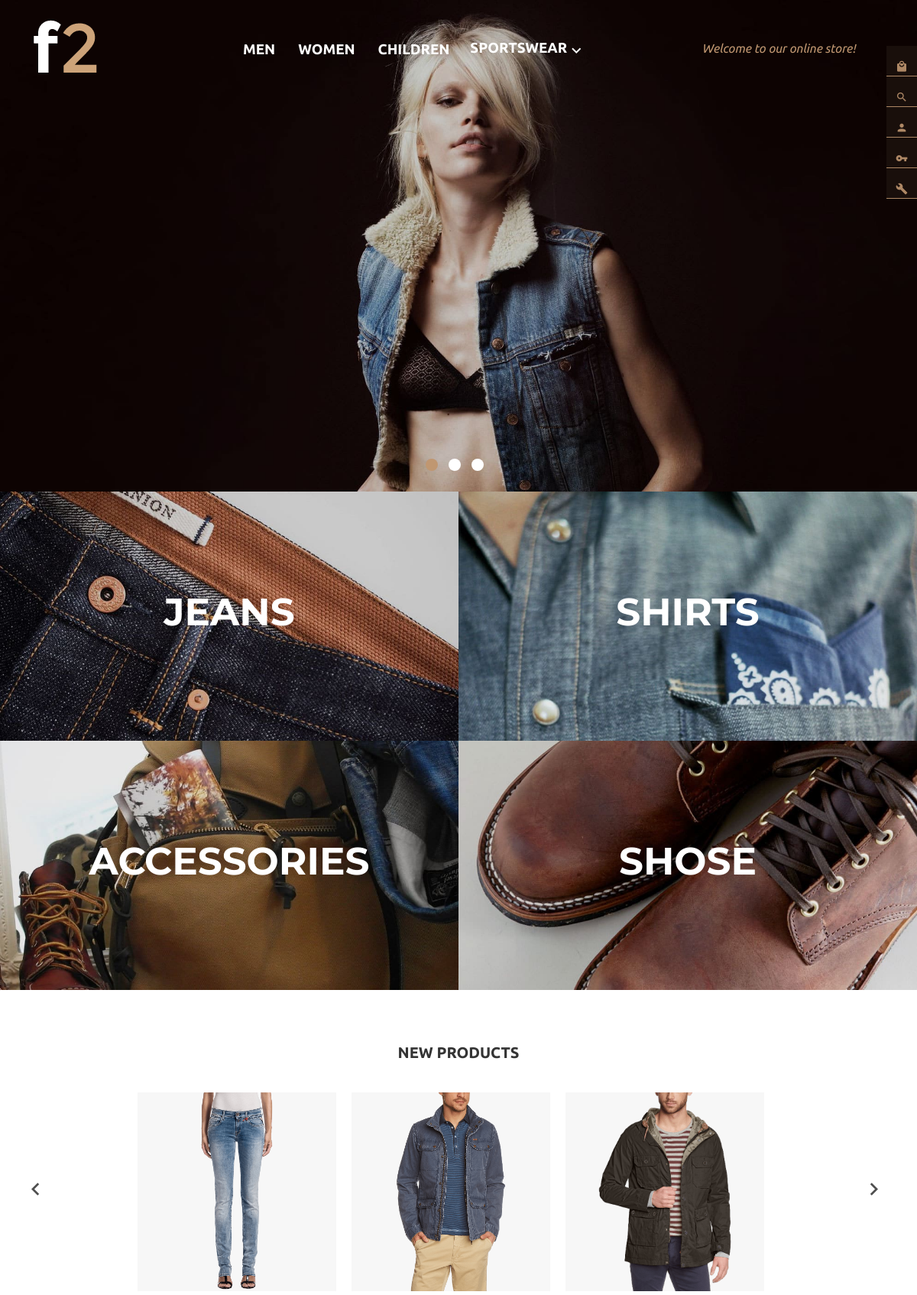
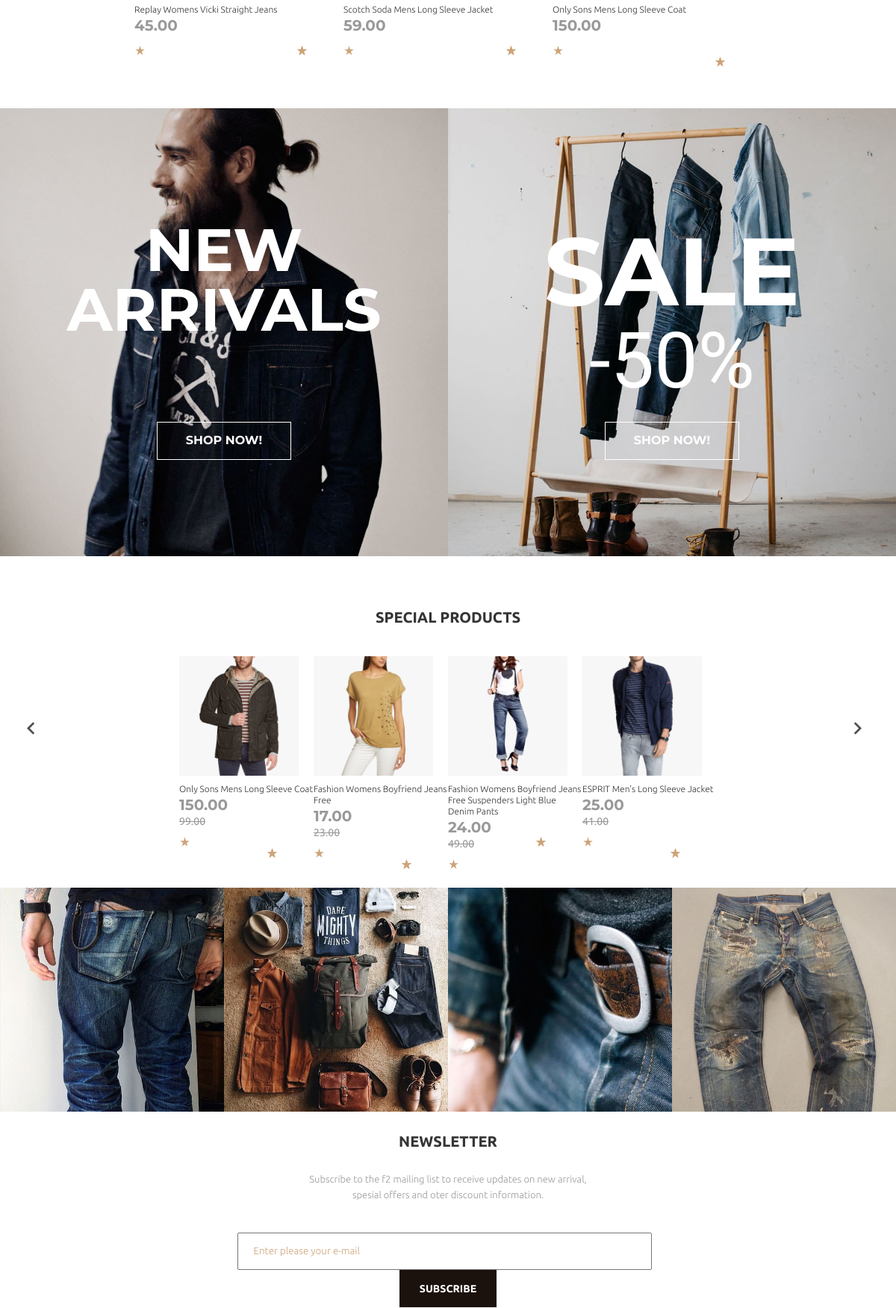
The page / (upper part) on the database its author committed (2 pictures, top to bottom).
### tables this page shows
CREATE TABLE `Categories` (
  `id` int(11) NOT NULL,
  `name_cat` varchar(15) NOT NULL
);

CREATE TABLE `F2Products` (
  `id` int(11) NOT NULL,
  `name` varchar(150) NOT NULL,
  `id_year` int(10) NOT NULL,
  `id_material` int(10) NOT NULL,
  `id_season` int(10) NOT NULL,
  `price` varchar(20) NOT NULL,
  `none_price` varchar(20) NOT NULL,
  `description` text NOT NULL
);

CREATE TABLE `Images` (
  `id` int(11) NOT NULL,
  `id_product` varchar(10) NOT NULL,
  `image` varchar(500) NOT NULL,
  `main_picture` varchar(1) NOT NULL
);

### index.php (the view, shortened to what this page needs)
<!DOCTYPE html>
<html lang="en">
<head>
    <link rel="stylesheet" href="css/style.css"/>
    <link rel="stylesheet" href="animated/animate.css">
</head>
<body>
<div id="fixed-menu">
    <?php
    include("db.php");
    $u_hash = ($_COOKIE['Session']);
    $query = "SELECT COUNT(*)
				  FROM Cart
				  WHERE user_hash = '$u_hash'";
    $result = $mysqli->query($query);
    while ($row = $result->fetch_assoc()) {
        if ($row['COUNT(*)'] > 0) {
            echo '<div class="icon"><a href="#modal-cart" class="material-icons open-modal">&#xE54C;</a><sup style="color:white;">' . $row['COUNT(*)'] . '</sup>
			</div>';
            $u_hash = ($_COOKIE['Session']);
            $query = "SELECT name, price, quantity, product_id, image, color_name, size_name
						FROM F2Products JOIN Cart
					ON Cart.product_id = F2Products.id
									JOIN Images
					ON F2Products.id = Images.id_product
									JOIN Color
					ON Cart.id_color = Color.id
									JOIN Size
					ON Cart.id_size = Size.id
					WHERE Cart.user_hash = '$u_hash' AND main_picture = 1";
            $result = $mysqli->query($query);
            echo $mysqli->error;
            echo '<div id="modal-cart" class="modal-div">
					<h1 style="text-align:center; font-weight:500; color:white; text-transform: uppercase; padding: 30px 0 50px;">Shopping Cart</h1>
					<ul>';
            while ($row = $result->fetch_assoc()) {
                echo '
				<li style="margin:0 20px 100px 20px;">
					<img style="width:170px; margin-right:10%; background-color:rgb(250,250,250); float:left;"src="images/' . $row["image"] . '" alt="">
				<div>
					<div class="table-name" style="color:white; display:block; text-align: center; margin: 10px 0;" >' . $row['name'] . '</div>
					<div style="color: #cda379;">Color:
						<span style="color:white;">' . $row['color_name'] . '</span>
					</div>
					<div style="color: #cda379;">Size:
						<span style="color:white;">' . $row['size_name'] . '</span>
					</div>
					<div style="color: #cda379; margin-top: 10px;">Price:
						<span class="table-price" style="color: white; font-weight: bold; line-height: normal; font-size: 24px;">$' . number_format($row['price'], 2) . '</span>
					</div>
					<div style="color: #cda379;  margin-top: 10px;">Qty:
						<input class="number-cart" type="text" size"4" value="' . $row['quantity'] . '">
					</div>
					<input type="hidden"  value="' . $row['price'] . '">
					<input type="hidden"  value="' . $row['product_id'] . '">
					<div style="color: #cda379;  margin-top: 10px;">Subtotal:
						<span class="subtotal-cart" style="color:white; margin-top: 10px;">$ ' . number_format($row['price'] * $row['quantity'], 2) . '</span>
					</div>
				</div>
				</li>';
            }
            echo '</ul>
				<div>
					<div style="font-size: 20px; line-height: 20px; color: #FFF; font-weight: 700;">Cart Subtotal
						<span style="color:white;">' . $row['price'] . '</span>
					</div>
					<a href="Cart.php" class="view-shopping-cart">view shopping cart</a>
					<a href="Cart.php" class="view-shopping-cart">checkout</a>
				</div>
		</div>';
        } else {
            echo '<div class="icon"><a href="#modal-cart" class="material-icons open-modal">&#xE54C;</a>
		</div>
				<div id="modal-cart" class="modal-div">
					<p class="mod-card-text">You have no items in your shopping cart.</p>
				</div>';
        }
    }
    ?>
    <div class="icon">
    </div>
    <div class="icon">
    </div>
    <div class="icon">
    </div>
    <div class="icon">
    </div>
</div>
<div class="home">
    <div class="wrap-slider">
        <img class="slider" src="images/0.jpg" alt="Image">
    </div>
    <div class="text-slider">
        <h2 class="header0">2016</h2>
        <p class="txt0">collection </p>
        <h3 class="head-h0">Best selling products</h3>
        <a href="#" class="slider-btn">shop now!</a>
    </div>
    <div class="navigation">
        <div data-nav="0"></div>
        <div data-nav="1"></div>
        <div data-nav="2"></div>
    </div>
    <div class="header">
        <div class="logo">
            <a href="index.php"><img src="images/logo.png" alt="Logo"></a>
        </div>
        <ul class="nav">
            <?php
            $query = "SELECT *
				  FROM Categories
				  LIMIT 0, 3";
            $result = $mysqli->query($query);
            while ($row = $result->fetch_assoc()) {
                echo '<li><a href="product.php?id=' . $row["id"] . '&num=1">' . $row["name_cat"] . '</a></li>';
            }
            $query = "SELECT *
				  FROM Categories
				  LIMIT 3, 1";
            $result = $mysqli->query($query);
            while ($row = $result->fetch_assoc()) {
                echo '<li class="last-child material-icons"><a href="product.php?id=' . $row["id"] . '">' . $row["name_cat"] . '</a>&#xE313;</li>';
            }
            ?>
        </ul>
        <div class="welcome">
            <span>Welcome to our online store!</span>
        </div>
    </div>
    <div class="categories">
        <div class="wrap-img">
            <img src="images/showcase1.jpg" alt="Img"><a href="">Jeans</a>
        </div>
        <div class="wrap-img">
            <img src="images/showcase2.jpg" alt="Img"><a href="">Shirts</a>
        </div>
        <div class="wrap-img">
            <img src="images/showcase3.jpg" alt="Img"><a href="">Accessories</a>
        </div>
        <div class="wrap-img">
            <img src="images/showcase4.jpg" alt="Img"><a href="">Shose</a>
        </div>
    </div>
</div>
<div class="main">
    <h1>new products</h1>
    <div class="prev" data-image="prev"><i class="material-icons">&#xE5CB;</i></div>
    <div class="carusell">
        <div class="carusell-wrap">
            <?php
            $query = "SELECT F2Products.id, image, price, name
			FROM F2Products JOIN Images
			ON F2Products.id = Images.id_product
			WHERE main_picture = 1
			ORDER BY F2Products.id DESC
			LIMIT 0, 6";
            $result = $mysqli->query($query);
            while ($row = $result->fetch_assoc()) {
                echo '<div class="carusell-img1">
						<a href="item.php?id=' . $row["id"] . '"><img src="images/' . $row['image'] . '" alt="Product"></a>
						<a href="item.php?id=' . $row["id"] . '"><p class="description">' . $row['name'] . '</p></a>
						<p class="price">' . number_format($row['price'], 2) . '</p>
						<div class="rating"><i class="material-icons">star_rate</i><i class="material-icons">star_rate</i><i class="material-icons">star_rate</i><i class="material-icons">star_rate</i><i class="material-icons">star_rate</i></div>
					</div>';
            }
            ?>
        </div>
    </div>
    <div class="next" data-image="next"><i class="material-icons">&#xE5CC;</i></div>
    <div class="sale">
        <div class="wrap-sale">
            <img src="images/box-1.jpg" alt="Img">
            <p class="new-arr">new arrivals</p>
            <a href="#" class="button">shop now!</a>
        </div>
        <div class="wrap-sale">
            <img src="images/box-2.jpg" alt="Img">
            <p class="big-sale">sale</p>
            <p class="percent">-50%</p>
            <a href="#" class="button btn2">shop now!</a>
        </div>
    </div>
    <div class="main2">
        <h1>special products</h1>
        <div class="prev2" data-image="prev2"><i class="material-icons">&#xE5CB;</i></div>
        <div class="long-carusell">
            <div class="long-carusell-wrap">
                <?php
                $query = "SELECT F2Products.id, image, price, name, none_price
			FROM F2Products JOIN Images
			ON F2Products.id = Images.id_product
			WHERE main_picture = 1
			ORDER BY F2Products.price
			LIMIT 0, 8";
                $result = $mysqli->query($query);
                while ($row = $result->fetch_assoc()) {
                    echo '<div class="carusell-img2">
						<a href="item.php?id=' . $row["id"] . '"><img src="images/' . $row['image'] . '" alt="Carousel"></a>
						<a href="item.php?id=' . $row["id"] . '"><p class="description">' . $row['name'] . '</p></a>
						<p class="price">' . number_format($row['price'], 2) . '</p>
						<p class="none-price"><s>' . number_format($row['none_price'], 2) . '</s></p>
						<div class="rating"><i class="material-icons">star_rate</i><i class="material-icons">star_rate</i><i class="material-icons">star_rate</i><i class="material-icons">star_rate</i><i class="material-icons">star_rate</i></div>
					</div>';
                }
                ?>
            </div>
        </div>
        <div class="next2" data-image="next2"><i class="material-icons">&#xE5CC;</i></div>
        <div class="photo-text">
            <div class="photo pht1"><img src="images/add-info-1.jpg" alt="Info">
            </div>
            <div class="photo pht2"><img src="images/add-info-2.jpg" alt="Info">
            </div>
            <div class="photo pht3"><img src="images/add-info-3.jpg" alt="Info">
            </div>
            <div class="photo pht4"><img src="images/add-info-4.jpg" alt="Info">
            </div>
        </div>
        <div class="mail-info">
            <h2>Newsletter</h2>
            <p class="mail-text">Subscribe to the f2 mailing list to receive updates on new arrival,<br>spesial offers
                and oter discount information.</p>
            <form>
                <input class="email" type="email" placeholder="Enter please your e-mail"><input class="email-btn"
                                                                                                type="button"
                                                                                                value="Subscribe">
            </form>
        </div>
    </div>
</div>
</body>
</html>

### rows shown on the page
categories: name_cat "MEN"
categories: name_cat "WOMEN"
categories: name_cat "CHILDREN"
categories: name_cat "SPORTSWEAR"
f2products: images.image (picture), name "Replay Womens Vicki Straight Jeans", price "45.00"
f2products: images.image (picture), name "Scotch Soda Mens Long Sleeve Jacket", price "59.00"
f2products: images.image (picture), name "Only Sons Mens Long Sleeve Coat", price "150.00", none_price "99.00"
f2products: images.image (picture), name "Fashion Womens Boyfriend Jeans Free", price "17.00", none_price "23.00"
f2products: images.image (picture), name "Fashion Womens Boyfriend Jeans Free Suspenders Light Blue Denim Pants", price "24.00", none_price "49.00"
f2products: images.image (picture), name "ESPRIT Men's Long Sleeve Jacket", price "25.00", none_price "41.00"
